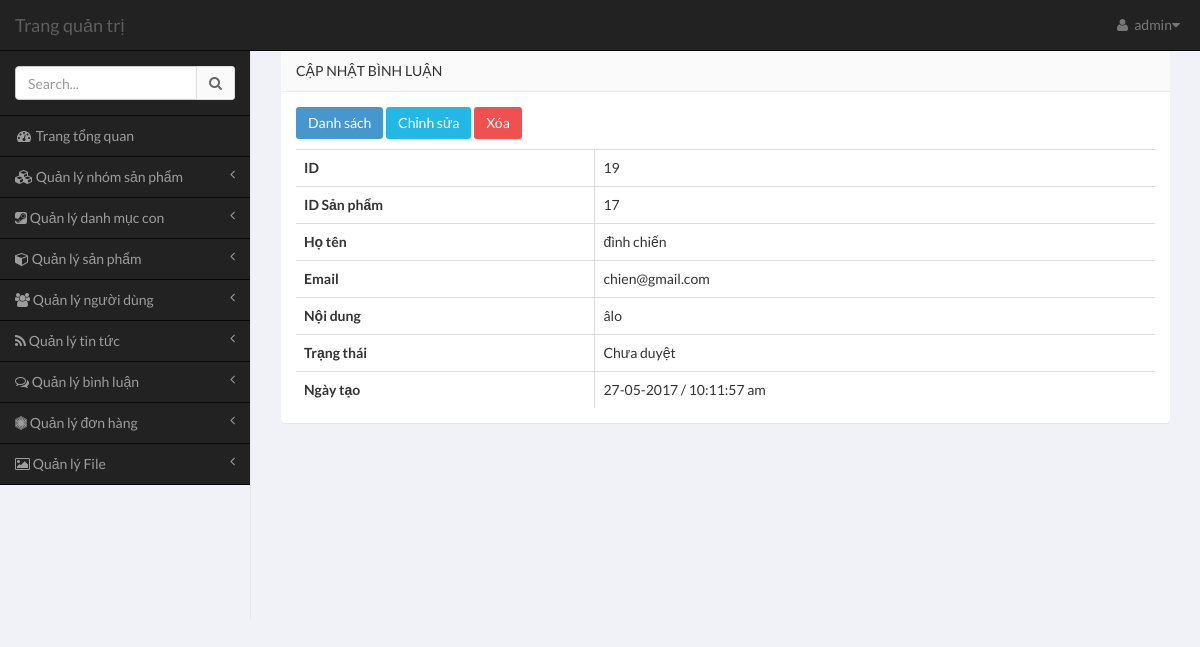
The app's page /admin/pages/index.php?module=comment&action=view&id=19 (signed in) with its own data.
### tables this page shows
CREATE TABLE `product_comment` (
  `id` int(11) NOT NULL,
  `product_id` int(11) NOT NULL,
  `name` varchar(255) NOT NULL,
  `email` varchar(255) DEFAULT NULL,
  `comment` text NOT NULL,
  `written_date` int(11) DEFAULT NULL,
  `status` tinyint(4) DEFAULT '0'
);

### common/database.php (called while the page is built, shortened)
<?php
$mysqli = mysqli_connect(DB_HOST, DB_USER, DB_PASS, DB_NAME);
mysqli_set_charset($mysqli,"utf8");
function get_one($table,$field_name,$field_value){
	global $mysqli;
	$sql = "SELECT * FROM $table WHERE $field_name = '$field_value'";
	$res = mysqli_query($mysqli,$sql);
	return mysqli_fetch_assoc($res);
}
?>

### admin/pages/modules/comment/view.php (the view)
<?php
if (!empty($_GET['id'])) {
    $row = get_one('product_comment','id',$_GET['id']);
}else{
    echo 'Tham so id khong hop le';
}
?>
<div class="row">
    <div class="col-sm-12">
        <section class="panel">
          <header class="panel-heading">
              Cập nhật bình luận
            </header>
            <div class="panel-body table-responsive">
                            <p>
								<a href="index.php?module=comment&action=list" class="btn btn-primary">
									Danh sách
								</a>
								<a href="index.php?module=comment&action=edit&id=<?php echo $row['id'] ?>" class="btn btn-info">
									Chỉnh sửa
								</a>
								 <a href="index.php?module=comment&action=delete&id=<?php echo $row['id'] ?>" class="btn btn-danger" onclick="return confirm('Bạn có chắc chắc muốn xóa bình luận? ')">
									Xóa
								</a>
							</p>
                            	<?php if($row) : ?>
                                <table class="table table-hover table-bordered">
                                  <tbody>
									<tr>
										<th>ID</th>
										<td><?php echo $row['id'] ?></td>
									</tr>
									<tr>
										<th>ID Sản phẩm</th>
										<td><?php echo $row['product_id'] ?></td>
									</tr>
									<tr>
										<th>Họ tên</th>
										<td><?php echo $row['name'] ?></td>
									</tr>
									<tr>
										<th>Email</th>
										<td><?php echo $row['email'] ?></td>
									</tr>
                                    <tr>
                                        <th>Nội dung</th>
                                        <td><?php echo $row['comment'] ?></td>
                                    </tr>
									<tr>
										<th>Trạng thái</th>
                                        <?php if($row['status'] == 1){
			                                                  $st = 'Đã đăng' ;
			                                                }else if($row['status'] == 2){
			                                                  $st ='Không được đăng' ;
			                                                }else {
			                                                	$st ='Chưa duyệt' ;
			                                                	} ?>
										<td><?php echo $st ?></td>
									</tr>
                                    <tr>
                                        <th>Ngày tạo</th>
                                        <td><?php echo date('d-m-Y / h:i:s a',$row['written_date']); ?></td>
                                    </tr>
								</tbody>
                            </table>
                            <?php endif; ?>
                            </div>

### records on screen
product_comment: id "19", product "17", name "đình chiến", email "chien@gmail.com", comment "âlo", status "Chưa duyệt", written_date "27-05-2017 / 10:11:57 am"

### other values on screen
$user['username'] "admin"
